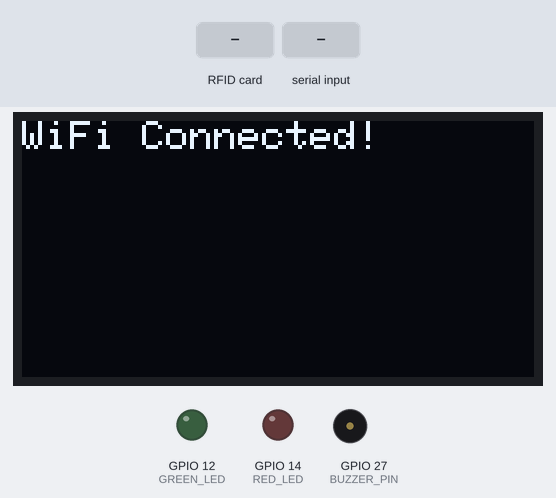
A sketch run on a simulated ESP32. Parts: 128×64 one-colour display, output pins drawn as LEDs (lit = HIGH), buzzer (waves = sounding). The inputs (shaded band) are chosen by the test bench. WiFi joins after 1.5 s; servers stay silent unless stated; uploads are accepted with an empty reply; pins used as bus, display or sensor lines are not drawn; what the sketch prints to the serial monitor is not drawn.

Above: at 1.7 s.
At 3.8 s:
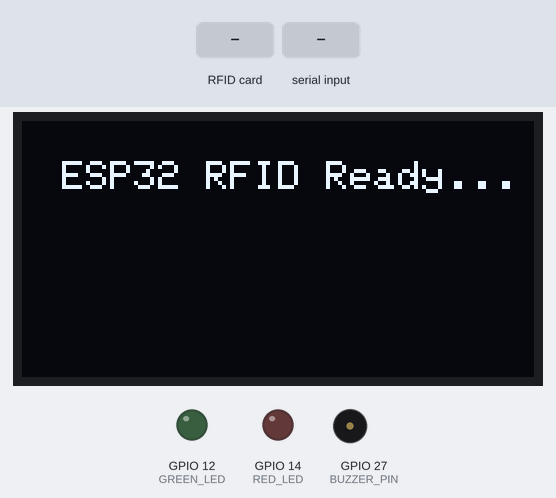
3.9 s: RFID card 5E 7A 19 C4 held to the reader
At 5.7 s:
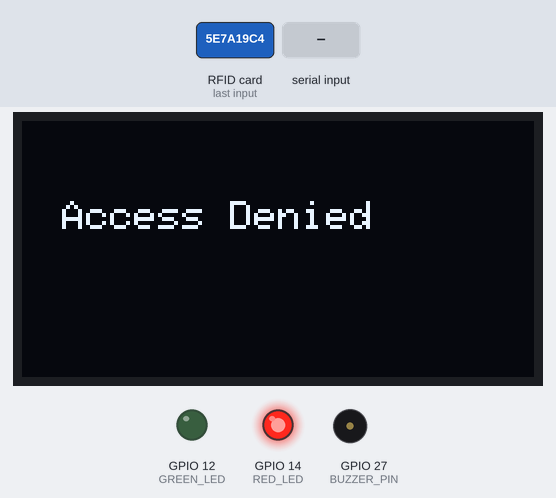
6.3 s: "add\n" received over Serial
8.4 s: RFID card 5E 7A 19 C4 held to the reader
At 10.3 s:
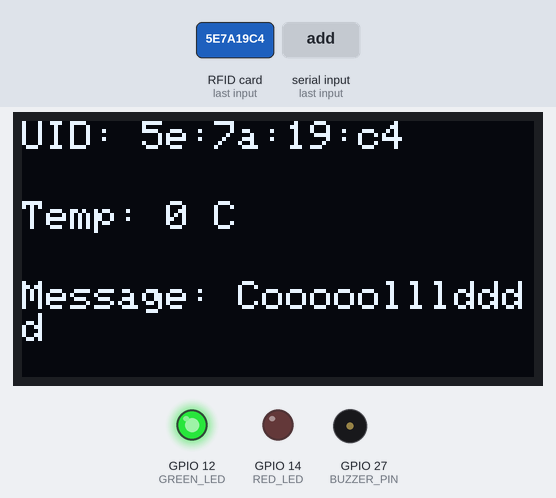
Timing chart, 0 to 17.1 s (numbered marks = the images above; inputs shaded):
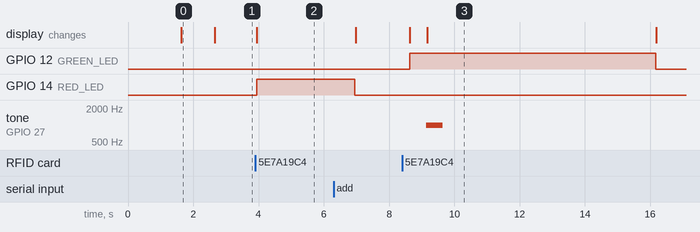

Measured:
- after the input at 3.9 s, GPIO 14 (RED_LED): LOW → HIGH after 0.05 s; the display: changes after 0.05 s (image 2)
- after the input at 8.4 s, GPIO 12 (GREEN_LED): LOW → HIGH after 0.24 s, → LOW 7.5 s later; tone on GPIO 27 (BUZZER_PIN): silent → 1000 Hz after 0.74 s, → silent 0.50 s later; the display: first changes after 0.24 s (image 3 shows a later state)
- what the display in image 0 shows lasts 1.1 s, from 1.6 s to 2.7 s

The sketch:

RFID_FB_Temprature.ino
```cpp
#include <WiFi.h>
#include <HTTPClient.h>
#include <Adafruit_GFX.h>
#include <Adafruit_SSD1306.h>
#include <MFRC522.h>

#define WIFI_SSID "ssid1"
#define WIFI_PASSWORD "password"
#define FIREBASE_HOST "https://iotrtdb-default-rtdb.firebaseio.com/data"
#define FIREBASE_TOKEN "0Iph3bw2F1Q3rtO9TlIVGiZSvxDK7OEfYURlLLYV"
#define SCREEN_WIDTH 128
#define SCREEN_HEIGHT 64
#define OLED_RESET -1
Adafruit_SSD1306 display(SCREEN_WIDTH, SCREEN_HEIGHT, &Wire, OLED_RESET);
#define SS_PIN 2
#define RST_PIN 5
#define GREEN_LED 12
#define RED_LED 14
#define BUZZER_PIN 27
MFRC522 rfid(SS_PIN, RST_PIN);
#define MAX_UIDS 10
byte authorizedUIDs[MAX_UIDS][4];
int authorizedCount = 0;

void connectToWiFi();
void displayTemperatureUIDMessage(String uid);
void updateFirebaseUID(String uid);
String getUIDString(byte *uid, byte size);
void beep(int times, int duration);
void resetIndicators();
void showMessage(String msg);
void PrintReadyMessage();
bool compareUIDs(byte *uid1, byte *uid2);
bool checkUID(byte *uid);
void addCurrentUID();
void handleSerialCommand(String cmd);

void setup() {
    Serial.begin(115200);
    SPI.begin();
    rfid.PCD_Init();
    pinMode(GREEN_LED, OUTPUT);
    pinMode(RED_LED, OUTPUT);
    pinMode(BUZZER_PIN, OUTPUT);
    digitalWrite(GREEN_LED, LOW);
    digitalWrite(RED_LED, LOW);
    digitalWrite(BUZZER_PIN, LOW);
    if (!display.begin(SSD1306_SWITCHCAPVCC, 0x3C)) {
        while (true);
    }
    connectToWiFi();
    PrintReadyMessage();
}

void loop() {
    if (Serial.available()) {
        String serialInput = Serial.readStringUntil('\n');
        serialInput.trim();
        handleSerialCommand(serialInput);
    }
    if (!rfid.PICC_IsNewCardPresent() || !rfid.PICC_ReadCardSerial()) {
        return;
    }
    String uidString = getUIDString(rfid.uid.uidByte, rfid.uid.size);
    bool isAuthorized = checkUID(rfid.uid.uidByte);
    if (isAuthorized) {
        updateFirebaseUID(uidString);
        showMessage("Access Granted");
        Serial.println("Access Granted");
        digitalWrite(GREEN_LED, HIGH);
        beep(1, 200);
        Serial.println(uidString);
        displayTemperatureUIDMessage(uidString);
        delay(5000);
    } else {
        showMessage("Access Denied");
        Serial.println("Access Denied");
        Serial.println(uidString);
        digitalWrite(RED_LED, HIGH);
        beep(2, 400);
    }
    delay(2000);
    resetIndicators();
    rfid.PICC_HaltA();
    PrintReadyMessage();
}

void connectToWiFi() {
    display.clearDisplay();
    display.setCursor(0, 0);
    display.print("Connecting WiFi");
    Serial.print("Connecting WiFi: ");
    Serial.println(WIFI_SSID);
    display.display();
    WiFi.begin(WIFI_SSID, WIFI_PASSWORD);
    while (WiFi.status() != WL_CONNECTED) {
        delay(500);
    }
    display.clearDisplay();
    display.setCursor(0, 0);
    display.println("WiFi Connected!");
    Serial.println("WiFi Connected!");
    display.display();
    delay(1000);
}

void displayTemperatureUIDMessage(String uid) {
    if (WiFi.status() == WL_CONNECTED) {
        HTTPClient http;
        String url = String(FIREBASE_HOST) + "/temp.json?auth=" + FIREBASE_TOKEN;
        http.begin(url);
        int httpCode = http.GET();
        if (httpCode == 200) {
            String payload = http.getString();
            int temp = payload.toInt();
            String message;
            if (temp > 40) {
                message = "Overheat...yaa7";
                tone(BUZZER_PIN, 1000, 500);
            } else if (temp < 20) {
                message = "Cooooollldddd";
                tone(BUZZER_PIN, 1000, 500);
            } else {
                message = "Good weather";
                noTone(BUZZER_PIN);
            }
            Serial.println("UID: " + uid);
            Serial.println("Temp: " + String(temp) + " C");
            Serial.println("Message: " + message);
            display.clearDisplay();
            display.setCursor(0, 0);
            display.println("UID: " + uid);
            display.setCursor(0, 20);
            display.print("Temp: ");
            display.print(temp);
            display.println(" C");
            display.setCursor(0, 40);
            display.println("Message: " + message);
            display.display();
        } else {
            display.clearDisplay();
            display.setCursor(0, 0);
            display.println("Firebase error");
            display.display();
        }
        http.end();
    }
}

void updateFirebaseUID(String uid) {
    if (WiFi.status() == WL_CONNECTED) {
        HTTPClient http;
        String url = String(FIREBASE_HOST) + "/UID.json?auth=" + FIREBASE_TOKEN;
        http.begin(url);
        http.addHeader("Content-Type", "application/json");
        String jsonPayload = "\"" + uid + "\"";
        http.PUT(jsonPayload);
        http.end();
    }
}

String getUIDString(byte *uid, byte size) {
    String uidString = "";
    for (byte i = 0; i < size; i++) {
        uidString += String(uid[i], HEX);
        if (i < size - 1) {
            uidString += ":";
        }
    }
    return uidString;
}

void beep(int times, int duration) {
    for (int i = 0; i < times; i++) {
        digitalWrite(BUZZER_PIN, HIGH);
        delay(duration);
        digitalWrite(BUZZER_PIN, LOW);
        delay(100);
    }
}

void resetIndicators() {
    digitalWrite(GREEN_LED, LOW);
    digitalWrite(RED_LED, LOW);
    digitalWrite(BUZZER_PIN, LOW);
}

void showMessage(String msg) {
    display.clearDisplay();
    display.setTextSize(1);
    display.setTextColor(WHITE);
    display.setCursor(10, 20);
    display.println(msg);
    display.display();
}

void PrintReadyMessage() {
    display.clearDisplay();
    display.setTextSize(1);
    display.setTextColor(WHITE);
    display.setCursor(10, 10);
    display.println("ESP32 RFID Ready...");
    display.display();
}

bool compareUIDs(byte *uid1, byte *uid2) {
    for (int i = 0; i < 4; i++) {
        if (uid1[i] != uid2[i]) {
            return false;
        }
    }
    return true;
}

bool checkUID(byte *uid) {
    for (int i = 0; i < authorizedCount; i++) {
        if (compareUIDs(authorizedUIDs[i], uid)) {
            return true;
        }
    }
    return false;
}

void addCurrentUID() {
    if (authorizedCount >= MAX_UIDS) {
        return;
    }
    for (int i = 0; i < authorizedCount; i++) {
        if (compareUIDs(authorizedUIDs[i], rfid.uid.uidByte)) {
            return;
        }
    }
    for (int i = 0; i < 4; i++) {
        authorizedUIDs[authorizedCount][i] = rfid.uid.uidByte[i];
    }
    authorizedCount++;
}

void handleSerialCommand(String cmd) {
    if (cmd == "list") {
        for (int i = 0; i < authorizedCount; i++) {
            for (int j = 0; j < 4; j++) {
                Serial.print(authorizedUIDs[i][j], HEX);
                Serial.print(" ");
            }
            Serial.println();
        }
    } else if (cmd == "add") {
        addCurrentUID();
        Serial.println("UID Added Successfully");
    } else if (cmd == "clear") {
        authorizedCount = 0;
        Serial.println("All UID's Cleared");
    }
}
```
